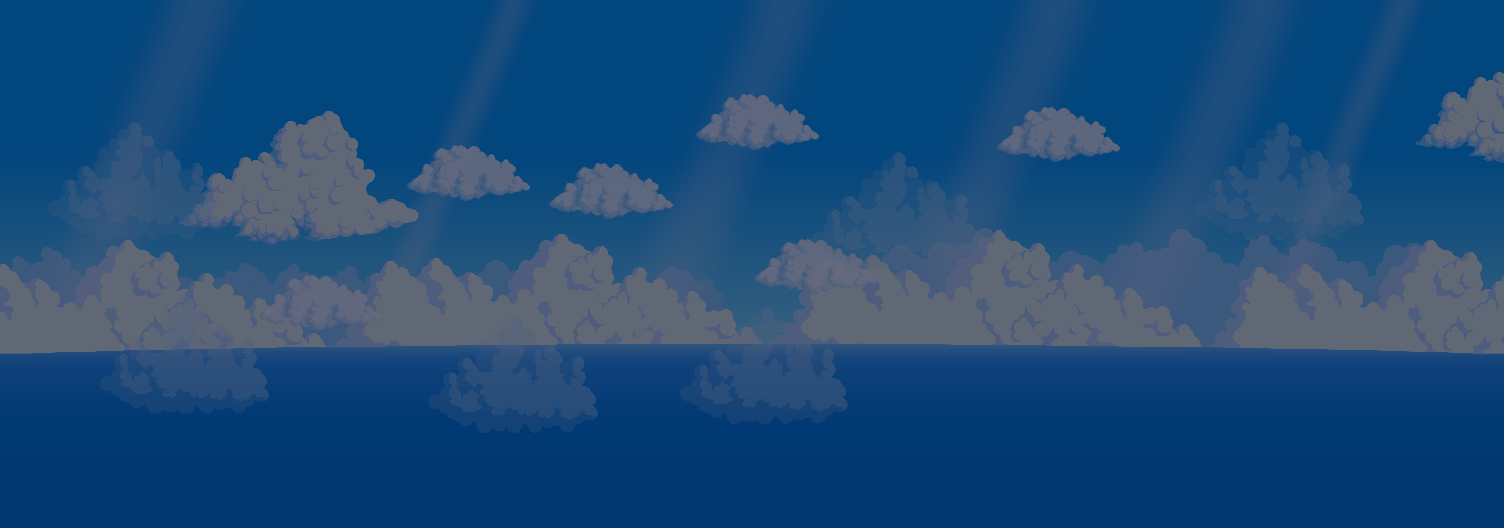

Tiled map render using the project's own tile images. Description and the map definition, with tile-layer contents summarised, below:
An orthogonal 94x33 tile map with 16x16 px tiles, 3 tile layers (Back, Buildings, Front).

<map version="1.5" tiledversion="1.7.2" orientation="orthogonal" renderorder="right-down" width="94" height="33" tilewidth="16" tileheight="16" infinite="0" nextlayerid="7" nextobjectid="1">
 <properties>
  <property name="Outdoors" value="T" />
 </properties>
 <tileset firstgid="1" name="Sky" tilewidth="16" tileheight="16" tilecount="3102" columns="94">
  <image source="Sky_Rain.png" width="1504" height="528" />
 </tileset>
 <layer id="1" name="Back" width="94" height="33">
  <data>[3102 cells, 3102 non-empty, 3102 distinct tile ids]</data>
 </layer>
 <objectgroup id="2" name="Back" />
 <layer id="4" name="Buildings" width="94" height="33">
  <data>[3102 cells, 0 non-empty, 0 distinct tile ids]</data>
 </layer>
 <objectgroup id="3" name="Buildings" />
 <layer id="5" name="Front" width="94" height="33">
  <data>[3102 cells, 0 non-empty, 0 distinct tile ids]</data>
 </layer>
 <objectgroup id="6" name="Front" />
</map>
